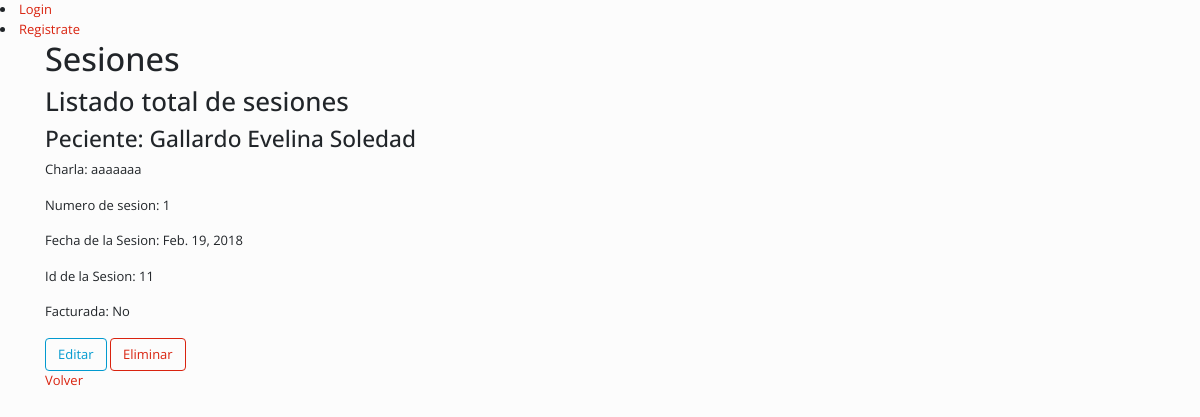
Before: /psicologia/sesiones/ with the older database file.
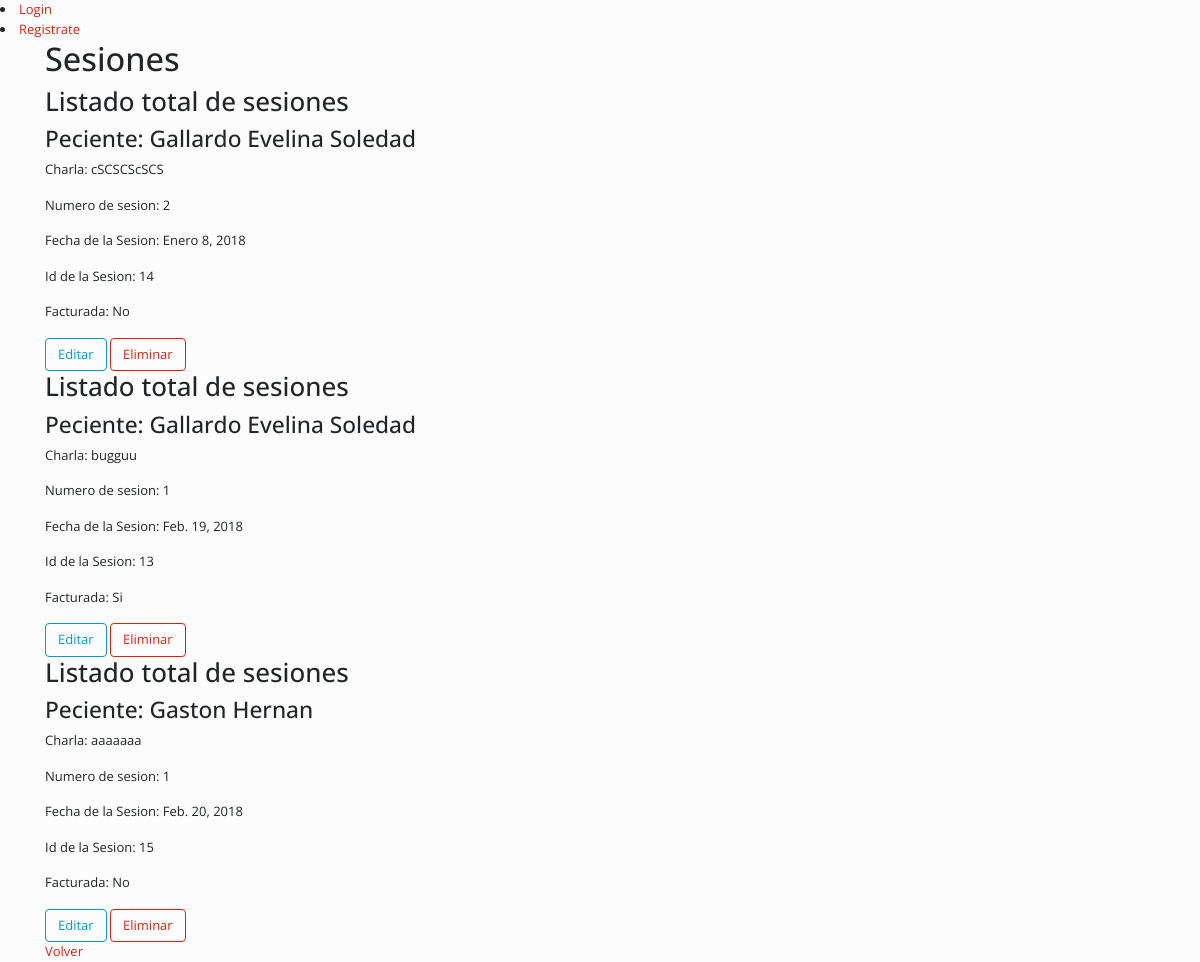
After: the same page with the newer database file.
### psicologia/models.py (models this page shows, shortened)
class SesionTerapeutica(models.Model):
	paciente = models.ForeignKey('Paciente', on_delete=models.PROTECT)
	discurso = models.TextField()
	fecha_sesion = models.DateField()
	facturada = models.BooleanField()
	numero_sesion = models.TextField()
	class Meta:
		ordering = ["fecha_sesion"] #establecer orden por defecto
		verbose_name_plural = "Sesiones Terapeuticas" #titulo que muestra la interfaz administrativa  porque agrega ls 's' por defecto

class Paciente(models.Model):
	nombre = models.CharField(max_length=50)
	apellido = models.CharField(max_length=50)
	obra_social = models.ForeignKey('ObraSocial', on_delete=models.PROTECT)
	edad = models.IntegerField()
	telefono = models.IntegerField()
	dni = models.IntegerField()
	historia = models.ForeignKey('Historia', on_delete=models.PROTECT)
	medicacion = models.TextField()
	diagnostico = models.TextField()
	inicio_tratamiento = models.DateField()
	class Meta:
		ordering = ["apellido"]
		verbose_name_plural = "Pacientes"
	def __str__(self):
		return "%s %s" % (self.apellido, self.nombre)

### psicologia/views.py (the view)
class SesionList(ListView):
	model = SesionTerapeutica
	template_name = "sesiones.html"

### psicologia/templates/sesiones.html
{%  extends 'index_psicologia.html' %}
{% block content %}
	<h1>Sesiones</h1>
	{% if object_list %}
	{% for s in object_list %}
		<div>
			<h2>Listado total de sesiones</h2>
			<h3>Peciente: {{s.paciente}}</h3>
			<p>Charla: {{s.discurso}}</p>
			<p>Numero de sesion: {{ s.numero_sesion }}</p>
			<p>Fecha de la Sesion: {{s.fecha_sesion}}</p>
			<p>Id de la Sesion: {{s.id}}</p>
			{% if s.facturada %}
				<p>Facturada: Si</p>
			{% else %}
				<p>Facturada: No</p>
			{% endif %}
			<a class="btn btn-outline-info" href="editarsesion/{{ s.id }}" title="">Editar</a>
			<a class="btn btn-outline-primary" href="eliminarsesion/{{ s.id }}" title="">Eliminar</a>
		</div>
	{% endfor %}
	{% else %}
		<p>No hay sesiones</p>
	{% endif %}
	<a href="http://localhost/psicologia/" title="">Volver</a>
{% endblock %}

Changed rows visible on the page:
removed SesionTerapeutica: paciente "Gallardo Evelina Soledad", discurso "aaaaaaa", numero_sesion "1", fecha_sesion "Feb. 19, 2018", id "11", facturada "Facturada: No"
added SesionTerapeutica: paciente "Gallardo Evelina Soledad", discurso "cSCSCScSCS", numero_sesion "2", fecha_sesion "Enero 8, 2018", id "14", facturada "Facturada: No"
added SesionTerapeutica: paciente "Gallardo Evelina Soledad", discurso "bugguu", numero_sesion "1", fecha_sesion "Feb. 19, 2018", id "13", facturada "Facturada: Si"
added SesionTerapeutica: paciente "Gaston Hernan", discurso "aaaaaaa", numero_sesion "1", fecha_sesion "Feb. 20, 2018", id "15", facturada "Facturada: No"
